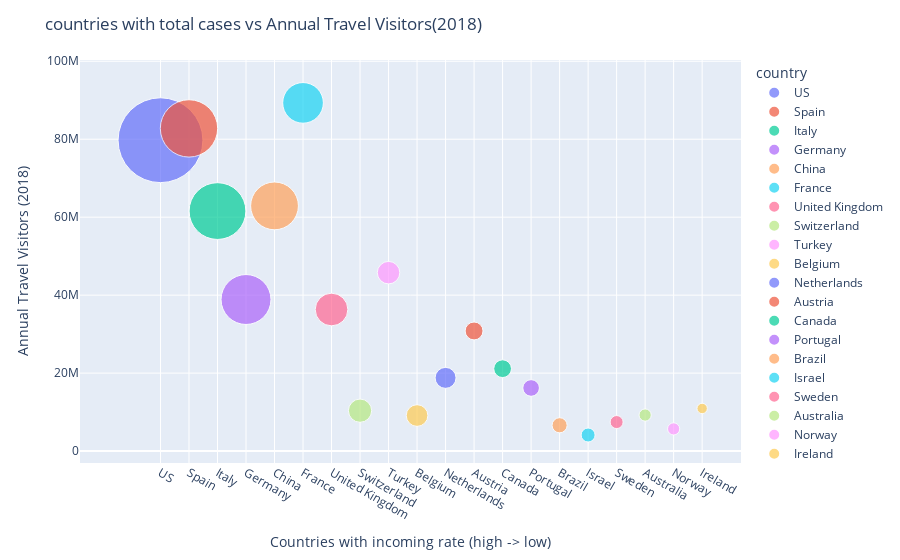

Notebook code for this chart:
### Code cell
fig = px.scatter(temp, x="country", y="2018", size="totalcases", 
                 color="country", hover_name="country", size_max=60)

fig.update_layout(title_text='countries with total cases vs Annual Travel Visitors(2018)',
                  yaxis=go.layout.YAxis(title_text='Annual Travel Visitors (2018)',
#                                         tickvals = [-1, 0, 1, 2, 3, 4],
#                                         ticktext = [-1, 'Global Average', 1, 2, 3, 4],
                                       ),
                  xaxis=go.layout.XAxis(title_text='Countries with incoming rate (high -> low)')
                 )
fig.show();
fig.write_image("countriesVSvisitors.png",scale=1, width=800, height=420)

### Figure 1 — Plotly figure (JSON) as saved in the notebook; plotly's stock layout.template omitted (floating-point values rounded to 4 significant figures)
{"data": [{"hoverlabel": {"namelength": 0}, "hovertemplate": "<b>%{hovertext}</b><br><br>country=%{x}<br>2018=%{y}<br>totalcases=%{marker.size}", "hovertext": ["US"], "legendgroup": "US", "marker": {"color": "#636efa", "size": [257379], "sizemode": "area", "sizeref": 71.49, "symbol": "circle"}, "mode": "markers", "name": "US", "showlegend": true, "type": "scatter", "x": ["US"], "xaxis": "x", "y": [79745920], "yaxis": "y"}, {"hoverlabel": {"namelength": 0}, "hovertemplate": "<b>%{hovertext}</b><br><br>country=%{x}<br>2018=%{y}<br>totalcases=%{marker.size}", "hovertext": ["Spain"], "legendgroup": "Spain", "marker": {"color": "#EF553B", "size": [117710], "sizemode": "area", "sizeref": 71.49, "symbol": "circle"}, "mode": "markers", "name": "Spain", "showlegend": true, "type": "scatter", "x": ["Spain"], "xaxis": "x", "y": [82773000], "yaxis": "y"}, {"hoverlabel": {"namelength": 0}, "hovertemplate": "<b>%{hovertext}</b><br><br>country=%{x}<br>2018=%{y}<br>totalcases=%{marker.size}", "hovertext": ["Italy"], "legendgroup": "Italy", "marker": {"color": "#00cc96", "size": [115242], "sizemode": "area", "sizeref": 71.49, "symbol": "circle"}, "mode": "markers", "name": "Italy", "showlegend": true, "type": "scatter", "x": ["Italy"], "xaxis": "x", "y": [61567200], "yaxis": "y"}, {"hoverlabel": {"namelength": 0}, "hovertemplate": "<b>%{hovertext}</b><br><br>country=%{x}<br>2018=%{y}<br>totalcases=%{marker.size}", "hovertext": ["Germany"], "legendgroup": "Germany", "marker": {"color": "#ab63fa", "size": [89126], "sizemode": "area", "sizeref": 71.49, "symbol": "circle"}, "mode": "markers", "name": "Germany", "showlegend": true, "type": "scatter", "x": ["Germany"], "xaxis": "x", "y": [38881000], "yaxis": "y"}, {"hoverlabel": {"namelength": 0}, "hovertemplate": "<b>%{hovertext}</b><br><br>country=%{x}<br>2018=%{y}<br>totalcases=%{marker.size}", "hovertext": ["China"], "legendgroup": "China", "marker": {"color": "#FFA15A", "size": [81620], "sizemode": "area", "sizeref": 71.49, "symbol": "circle"}, "mode": "markers", "name": "China", "showlegend": true, "type": "scatter", "x": ["China"], "xaxis": "x", "y": [62900000], "yaxis": "y"}, {"hoverlabel": {"namelength": 0}, "hovertemplate": "<b>%{hovertext}</b><br><br>country=%{x}<br>2018=%{y}<br>totalcases=%{marker.size}", "hovertext": ["France"], "legendgroup": "France", "marker": {"color": "#19d3f3", "size": [59105], "sizemode": "area", "sizeref": 71.49, "symbol": "circle"}, "mode": "markers", "name": "France", "showlegend": true, "type": "scatter", "x": ["France"], "xaxis": "x", "y": [89322000], "yaxis": "y"}, {"hoverlabel": {"namelength": 0}, "hovertemplate": "<b>%{hovertext}</b><br><br>country=%{x}<br>2018=%{y}<br>totalcases=%{marker.size}", "hovertext": ["United Kingdom"], "legendgroup": "United Kingdom", "marker": {"color": "#FF6692", "size": [38168], "sizemode": "area", "sizeref": 71.49, "symbol": "circle"}, "mode": "markers", "name": "United Kingdom", "showlegend": true, "type": "scatter", "x": ["United Kingdom"], "xaxis": "x", "y": [36316000], "yaxis": "y"}, {"hoverlabel": {"namelength": 0}, "hovertemplate": "<b>%{hovertext}</b><br><br>country=%{x}<br>2018=%{y}<br>totalcases=%{marker.size}", "hovertext": ["Switzerland"], "legendgroup": "Switzerland", "marker": {"color": "#B6E880", "size": [19303], "sizemode": "area", "sizeref": 71.49, "symbol": "circle"}, "mode": "markers", "name": "Switzerland", "showlegend": true, "type": "scatter", "x": ["Switzerland"], "xaxis": "x", "y": [10362000], "yaxis": "y"}, {"hoverlabel": {"namelength": 0}, "hovertemplate": "<b>%{hovertext}</b><br><br>country=%{x}<br>2018=%{y}<br>totalcases=%{marker.size}", "hovertext": ["Turkey"], "legendgroup": "Turkey", "marker": {"color": "#FF97FF", "size": [18135], "sizemode": "area", "sizeref": 71.49, "symbol": "circle"}, "mode": "markers", "name": "Turkey", "showlegend": true, "type": "scatter", "x": ["Turkey"], "xaxis": "x", "y": [45768000], "yaxis": "y"}, {"hoverlabel": {"namelength": 0}, "hovertemplate": "<b>%{hovertext}</b><br><br>country=%{x}<br>2018=%{y}<br>totalcases=%{marker.size}", "hovertext": ["Belgium"], "legendgroup": "Belgium", "marker": {"color": "#FECB52", "size": [16770], "sizemode": "area", "sizeref": 71.49, "symbol": "circle"}, "mode": "markers", "name": "Belgium", "showlegend": true, "type": "scatter", "x": ["Belgium"], "xaxis": "x", "y": [9119000], "yaxis": "y"}, {"hoverlabel": {"namelength": 0}, "hovertemplate": "<b>%{hovertext}</b><br><br>country=%{x}<br>2018=%{y}<br>totalcases=%{marker.size}", "hovertext": ["Netherlands"], "legendgroup": "Netherlands", "marker": {"color": "#636efa", "size": [15723], "sizemode": "area", "sizeref": 71.49, "symbol": "circle"}, "mode": "markers", "name": "Netherlands", "showlegend": true, "type": "scatter", "x": ["Netherlands"], "xaxis": "x", "y": [18780000], "yaxis": "y"}, {"hoverlabel": {"namelength": 0}, "hovertemplate": "<b>%{hovertext}</b><br><br>country=%{x}<br>2018=%{y}<br>totalcases=%{marker.size}", "hovertext": ["Austria"], "legendgroup": "Austria", "marker": {"color": "#EF553B", "size": [11444], "sizemode": "area", "sizeref": 71.49, "symbol": "circle"}, "mode": "markers", "name": "Austria", "showlegend": true, "type": "scatter", "x": ["Austria"], "xaxis": "x", "y": [30816000], "yaxis": "y"}, {"hoverlabel": {"namelength": 0}, "hovertemplate": "<b>%{hovertext}</b><br><br>country=%{x}<br>2018=%{y}<br>totalcases=%{marker.size}", "hovertext": ["Canada"], "legendgroup": "Canada", "marker": {"color": "#00cc96", "size": [11283], "sizemode": "area", "sizeref": 71.49, "symbol": "circle"}, "mode": "markers", "name": "Canada", "showlegend": true, "type": "scatter", "x": ["Canada"], "xaxis": "x", "y": [21134000], "yaxis": "y"}, {"hoverlabel": {"namelength": 0}, "hovertemplate": "<b>%{hovertext}</b><br><br>country=%{x}<br>2018=%{y}<br>totalcases=%{marker.size}", "hovertext": ["Portugal"], "legendgroup": "Portugal", "marker": {"color": "#ab63fa", "size": [9886], "sizemode": "area", "sizeref": 71.49, "symbol": "circle"}, "mode": "markers", "name": "Portugal", "showlegend": true, "type": "scatter", "x": ["Portugal"], "xaxis": "x", "y": [16186000], "yaxis": "y"}, {"hoverlabel": {"namelength": 0}, "hovertemplate": "<b>%{hovertext}</b><br><br>country=%{x}<br>2018=%{y}<br>totalcases=%{marker.size}", "hovertext": ["Brazil"], "legendgroup": "Brazil", "marker": {"color": "#FFA15A", "size": [8165], "sizemode": "area", "sizeref": 71.49, "symbol": "circle"}, "mode": "markers", "name": "Brazil", "showlegend": true, "type": "scatter", "x": ["Brazil"], "xaxis": "x", "y": [6621000], "yaxis": "y"}, {"hoverlabel": {"namelength": 0}, "hovertemplate": "<b>%{hovertext}</b><br><br>country=%{x}<br>2018=%{y}<br>totalcases=%{marker.size}", "hovertext": ["Israel"], "legendgroup": "Israel", "marker": {"color": "#19d3f3", "size": [7030], "sizemode": "area", "sizeref": 71.49, "symbol": "circle"}, "mode": "markers", "name": "Israel", "showlegend": true, "type": "scatter", "x": ["Israel"], "xaxis": "x", "y": [4121000], "yaxis": "y"}, {"hoverlabel": {"namelength": 0}, "hovertemplate": "<b>%{hovertext}</b><br><br>country=%{x}<br>2018=%{y}<br>totalcases=%{marker.size}", "hovertext": ["Sweden"], "legendgroup": "Sweden", "marker": {"color": "#FF6692", "size": [6078], "sizemode": "area", "sizeref": 71.49, "symbol": "circle"}, "mode": "markers", "name": "Sweden", "showlegend": true, "type": "scatter", "x": ["Sweden"], "xaxis": "x", "y": [7440000], "yaxis": "y"}, {"hoverlabel": {"namelength": 0}, "hovertemplate": "<b>%{hovertext}</b><br><br>country=%{x}<br>2018=%{y}<br>totalcases=%{marker.size}", "hovertext": ["Australia"], "legendgroup": "Australia", "marker": {"color": "#B6E880", "size": [5350], "sizemode": "area", "sizeref": 71.49, "symbol": "circle"}, "mode": "markers", "name": "Australia", "showlegend": true, "type": "scatter", "x": ["Australia"], "xaxis": "x", "y": [9246000], "yaxis": "y"}, {"hoverlabel": {"namelength": 0}, "hovertemplate": "<b>%{hovertext}</b><br><br>country=%{x}<br>2018=%{y}<br>totalcases=%{marker.size}", "hovertext": ["Norway"], "legendgroup": "Norway", "marker": {"color": "#FF97FF", "size": [5296], "sizemode": "area", "sizeref": 71.49, "symbol": "circle"}, "mode": "markers", "name": "Norway", "showlegend": true, "type": "scatter", "x": ["Norway"], "xaxis": "x", "y": [5688000], "yaxis": "y"}, {"hoverlabel": {"namelength": 0}, "hovertemplate": "<b>%{hovertext}</b><br><br>country=%{x}<br>2018=%{y}<br>totalcases=%{marker.size}", "hovertext": ["Ireland"], "legendgroup": "Ireland", "marker": {"color": "#FECB52", "size": [3849], "sizemode": "area", "sizeref": 71.49, "symbol": "circle"}, "mode": "markers", "name": "Ireland", "showlegend": true, "type": "scatter", "x": ["Ireland"], "xaxis": "x", "y": [10926000], "yaxis": "y"}], "layout": {"autosize": true, "legend": {"itemsizing": "constant", "title": {"text": "country"}, "tracegroupgap": 0}, "margin": {"t": 60}, "title": {"text": "countries with total cases vs Annual Travel Visitors(2018)"}, "xaxis": {"autorange": true, "range": [-2.542, 20.31], "title": {"text": "Countries with incoming rate (high -> low)"}, "type": "category"}, "yaxis": {"autorange": true, "range": [-4058000.0, 102900000.0], "title": {"text": "Annual Travel Visitors (2018)"}, "type": "linear"}}}
